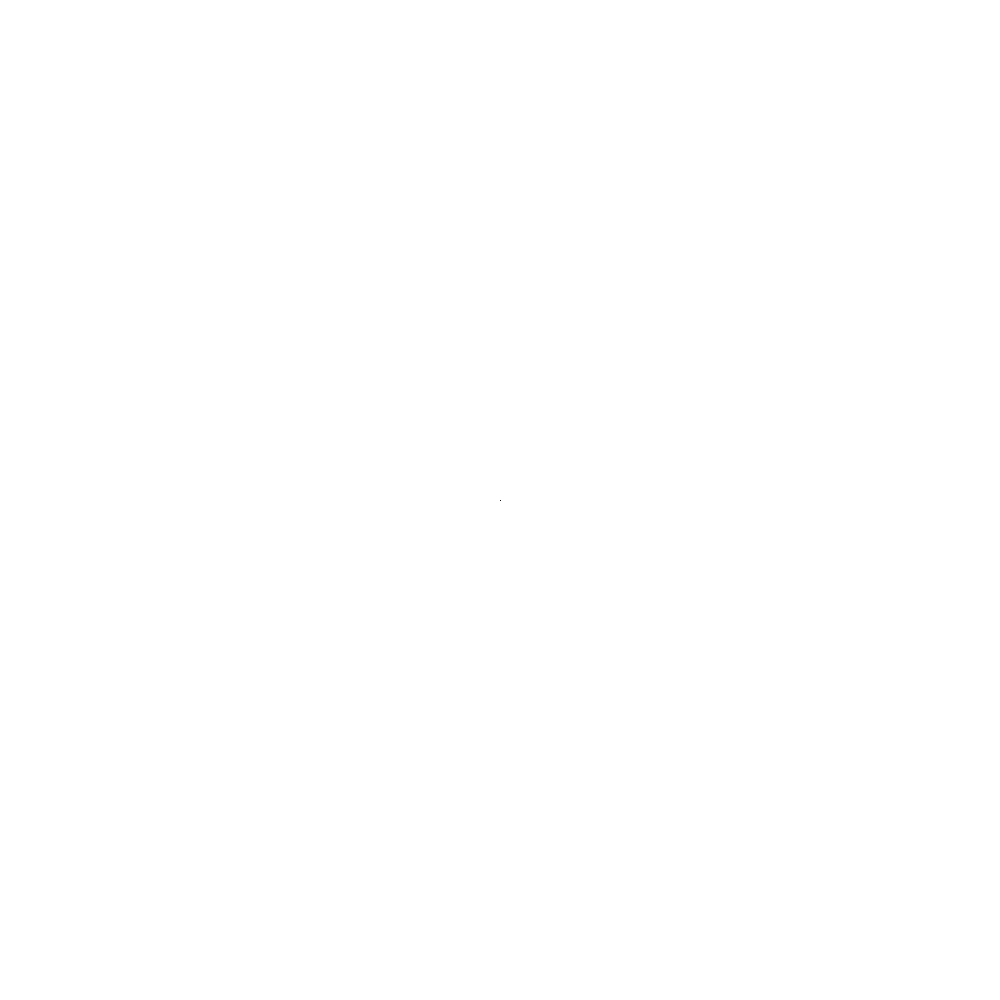
Frame 1 (no input)
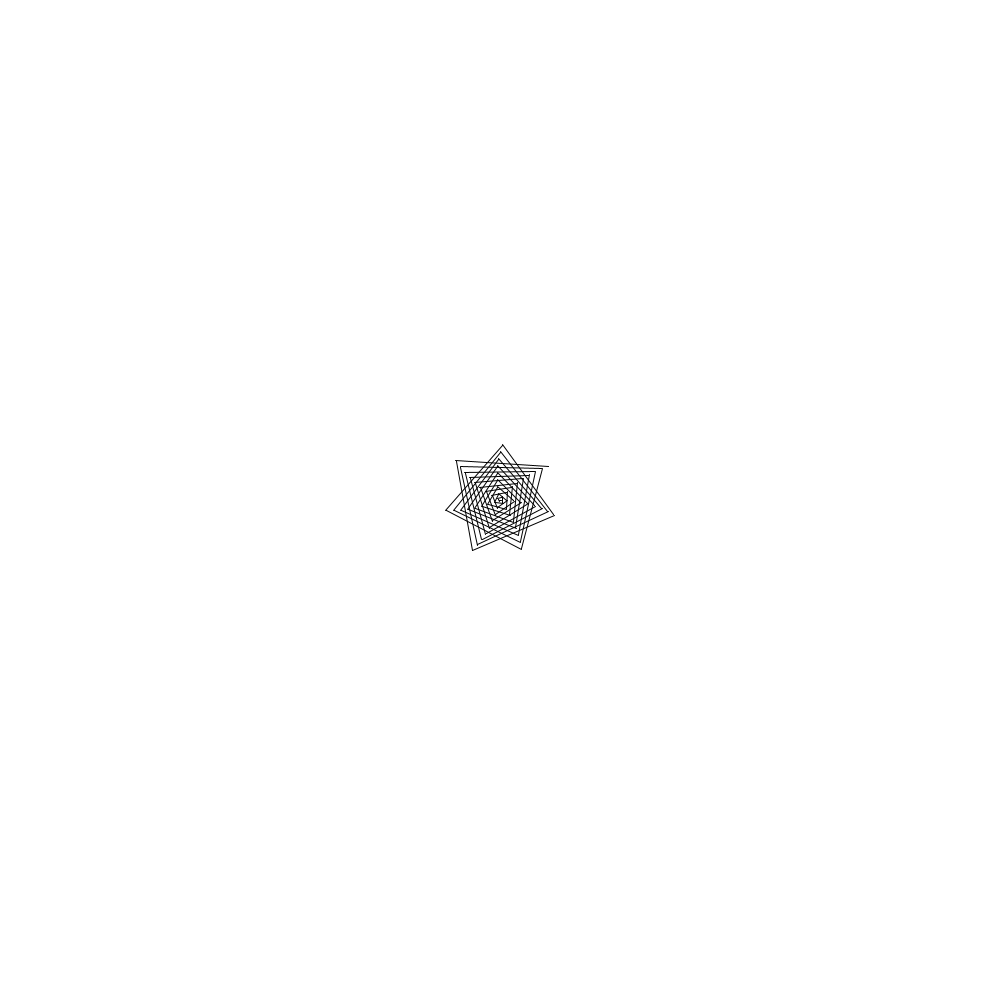
Frame 60 (the mouse pressed at the canvas centre just before this capture)
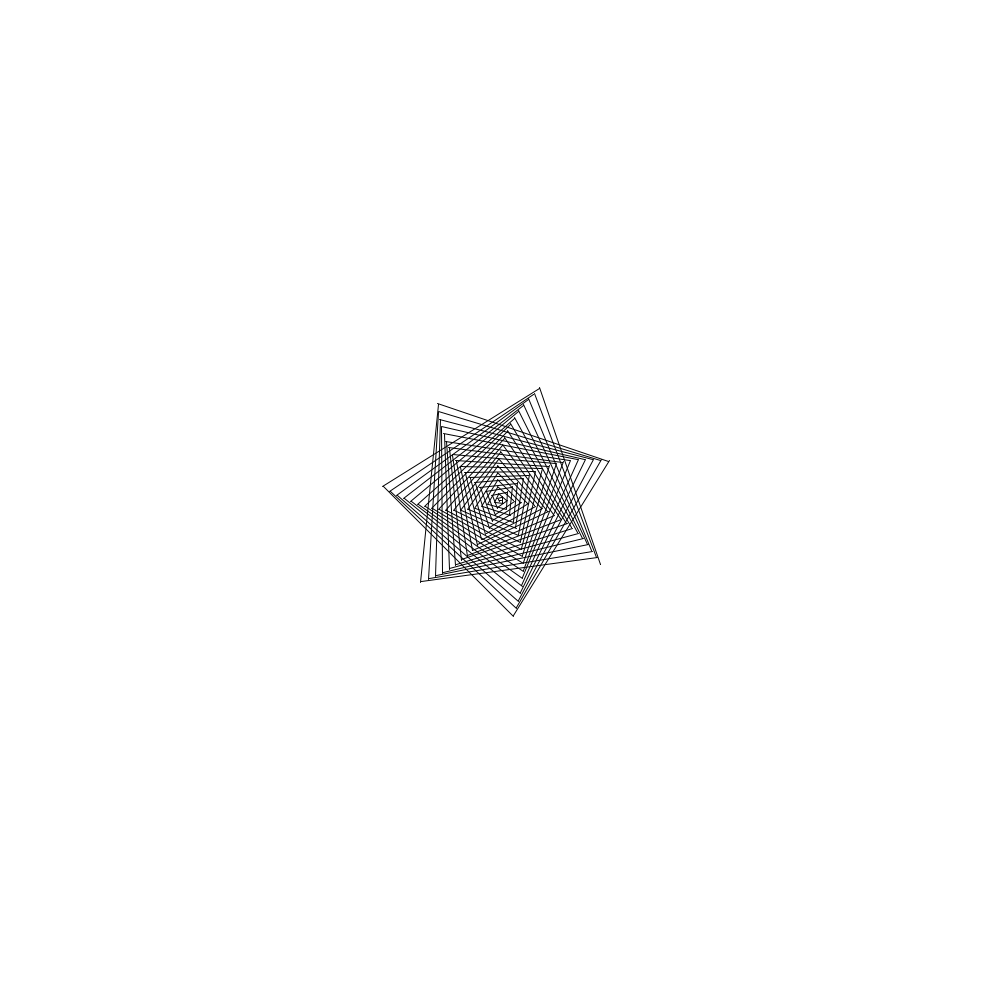
Frame 120 (the mouse held since frame 60 and released just before this capture)

The Processing sketch that drew these frames (run headless with seeded random() and noise(); from frame 60 on, the mouse is pressed at the canvas centre):

// Processing sketch: SpiraleLineAnim
// ── SpiraleLineAnim.pde
void setup() {
  size(1000, 1000);
  background(255,255,255);;
}

float radius = 100;
float middlePointx = 500;
float middlePointy = 500;
float x = middlePointx;
float y = middlePointy;
float i = 0;
float radiusTemp = 0;
void draw()
{
  line(x, y, middlePointx + cos(i)* radiusTemp, middlePointy + sin(i)*radiusTemp);
  point(middlePointx + cos(i)* radiusTemp, middlePointy + sin(i)*radiusTemp );
  radiusTemp = radiusTemp + 1;
  x = middlePointx + cos(i) * radiusTemp;
  y = middlePointy + sin(i) * radiusTemp;
  //i = i + 0.7;
  //i = i + 1.3;
  //i = i + 1.4;
  //i = i + 1.6;
  i = i + 1.8;
}
